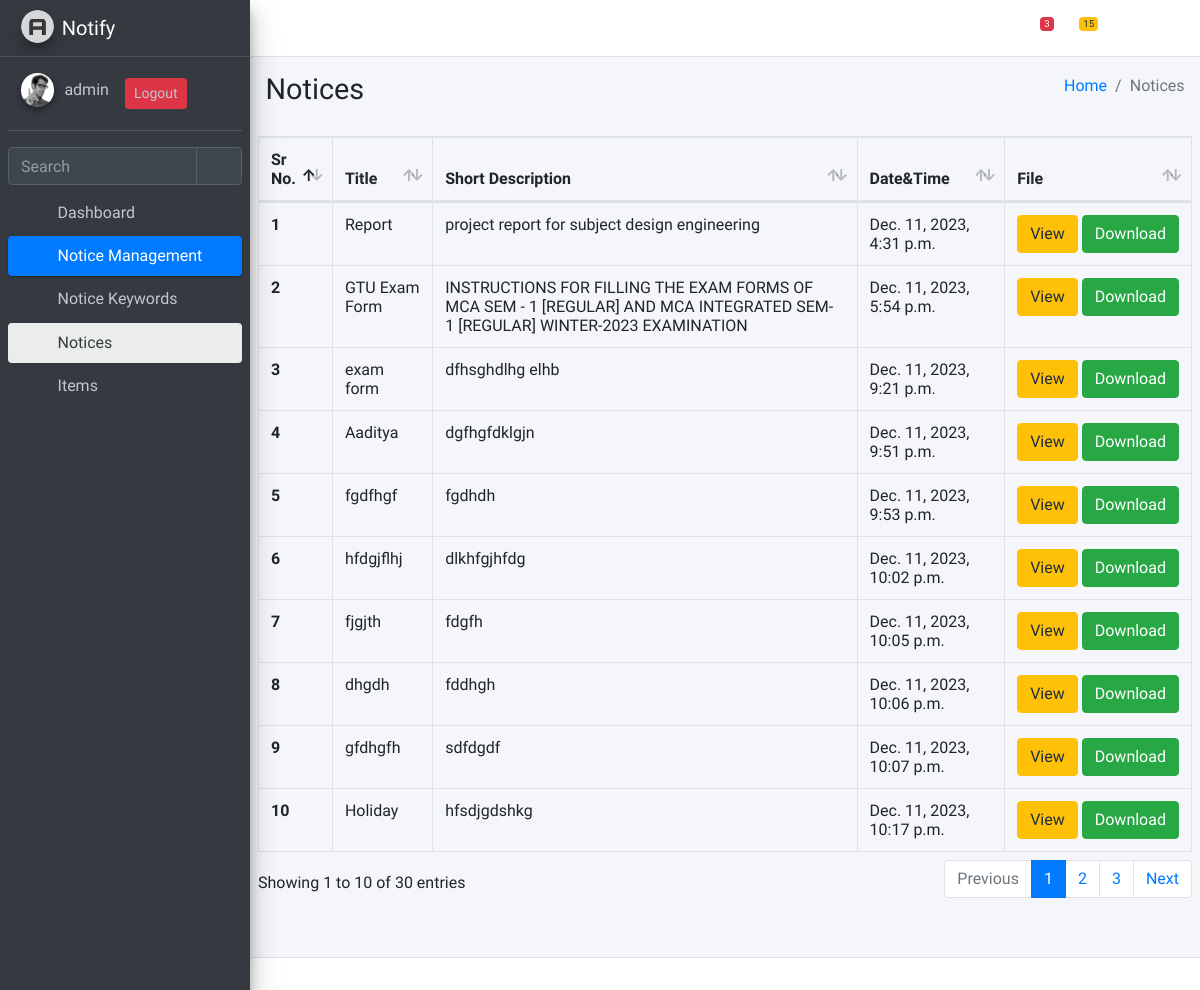
The app's page /list-notices (signed in) with its own data.
### home/models.py (models this page shows, shortened)
class Notice(models.Model):
    title = models.CharField(max_length=50)
    short_description = models.TextField(default='', blank=True, max_length=255)
    datetime = models.DateTimeField(default=datetime.datetime.now)
    file = models.FileField(upload_to='static')
    keywords = models.ManyToManyField(NoticeKeyword, verbose_name='Notice Keywords')

### home/views.py (the view)
# urls.py: path('list-notices', list_notices, name='list_notices'),
@login_required(login_url='/login/')
def list_notices(request):
    login_status = True
    if request.user.is_anonymous:
        login_status = False
    context = {
        'notices': Notice.objects.all(),
        'loginStatus': login_status,
        'user': request.user
    }
    return render(request, 'index.html', context)

### home/templatetags/template_tags_filters.py (called while the page is built)
@register.simple_tag
def get_menu_active_status(request, *keys):
    resolver_match = request.resolver_match
    view_name = resolver_match.view_name
    view_names_list = []
    for key in keys:
        view_names_list += VIEW_NAMES[key]
    if view_name in view_names_list:
        return 'active'
    return ''

### home/templates/index.html (shortened to what this page needs)
{% extends "base.html" %} {% load static %} {% block css %}
<link
  rel="stylesheet"
  href="{% static 'plugins/datatables-bs4/css/dataTables.bootstrap4.min.css' %}"
/>
<link
  rel="stylesheet"
  href="{% static 'plugins/datatables-responsive/css/responsive.bootstrap4.min.css' %}"
/>
<link
  rel="stylesheet"
  href="{% static 'plugins/datatables-buttons/css/buttons.bootstrap4.min.css' %}"
/>
{% endblock css %} {%block header%}
<div class="content-header">
  <div class="container-fluid">
    <div class="row mb-2">
      <div class="col-sm-6">
        <h1 class="m-0">Notices</h1>
      </div>
      <div class="col-sm-6">
        <ol class="breadcrumb float-sm-right">
          <li class="breadcrumb-item"><a href="#">Home</a></li>
          <li class="breadcrumb-item active">Notices</li>
        </ol>
      </div>
    </div>
  </div>
</div>
{%endblock header%} {% block content %}
<div class="content">
  <table id="noticeTable" class="table table-bordered table-hover">
    <thead>
      <tr>
        <th>Sr No.</th>
        <th>Title</th>
        <th>Short Description</th>
        <th>Date&Time</th>
        <th>File</th>
      </tr>
    </thead>
    <tbody>
      {% for notice in notices %}
      <tr>
        <th>{{forloop.counter}}</th>
        <td>{{notice.title}}</td>
        <td>{{notice.short_description}}</td>
        <td>{{notice.datetime}}</td>
        <td>
          <div style="display: flex; justify-content: center">
            <a class="btn rounded-4 btn-warning mr-1" id="viewbtn" href="{{notice.file}}"
              >View</a
            >
            <a
              class="btn btn-success rounded-4"
              href="{{notice.file}}"
              download
            >
              Download
            </a>
          </div>
        </td>
      </tr>
      {% endfor %}
    </tbody>
  </table>
</div>
{% endblock content %}

### notify/templates/base.html (shortened to what this page needs)
{% load static %}
{% load template_tags_filters %}
<html lang="en" style="height: auto;">
<head>
    <link rel="stylesheet" href="{%static 'plugins/fontawesome-free/css/all.min.css'%}">
    <link rel="stylesheet" href="{%static 'css/adminlte.min.css'%}">
    {%block css%}
    {%endblock css%}
</head>
<body class="sidebar-mini" style="height: auto;">
<div class="wrapper">
    <nav class="main-header navbar navbar-expand navbar-white navbar-light">
        <ul class="navbar-nav">
            <li class="nav-item">
                <a class="nav-link" data-widget="pushmenu" href="#" role="button"><i class="fas fa-bars"></i></a>
            </li>
        </ul>
        <ul class="navbar-nav ml-auto">
            <li class="nav-item dropdown">
                <a class="nav-link" data-toggle="dropdown" href="#">
                    <i class="far fa-comments"></i>
                    <span class="badge badge-danger navbar-badge">3</span>
                </a>
            </li>
            <li class="nav-item dropdown">
                <a class="nav-link" data-toggle="dropdown" href="#">
                    <span class="badge badge-warning navbar-badge">15</span>
                </a>
            </li>
            <li class="nav-item">
                <a class="nav-link" data-widget="fullscreen" href="#" role="button">
                    <i class="fas fa-expand-arrows-alt"></i>
                </a>
            </li>
            <li class="nav-item">
                <a class="nav-link" data-widget="control-sidebar" data-slide="true" href="#" role="button">
                    <i class="fas fa-th-large"></i>
                </a>
            </li>
        </ul>
    </nav>
    <aside class="main-sidebar sidebar-dark-primary elevation-4">
        <a href="index3.html" class="brand-link">
            <img src="{%static 'img/AdminLTELogo.png'%}" alt="AdminLTE Logo" class="brand-image img-circle elevation-3"
                 style="opacity: .8">
            <span class="brand-text font-weight-light">Notify</span>
        </a>
        <div class="sidebar">
            <div class="user-panel mt-3 pb-3 mb-3 d-flex">
                <div class="image">
                    <img src="{% static 'img/user2-160x160.jpg' %}" class="img-circle elevation-2" alt="User Image">
                </div>
                <div class="info d-flex">
                    <a href="#" class="d-block">{{request.user}}</a>
                    <a href="{% url 'logout' %}" class="btn btn-danger btn-sm ml-3">Logout</a>
                </div>
            </div>
            <div class="form-inline">
                <div class="input-group" data-widget="sidebar-search">
                    <input class="form-control form-control-sidebar" type="search" placeholder="Search"
                           aria-label="Search">
                    <div class="input-group-append">
                        <button class="btn btn-sidebar">
                            <i class="fas fa-search fa-fw"></i>
                        </button>
                    </div>
                </div>
            </div>
            <nav class="mt-2">
                <ul class="nav nav-pills nav-sidebar flex-column" data-widget="treeview" role="menu"
                    data-accordion="false">
                    <li class="nav-item">
                        <a href="{% url 'dashboard' %}" class="nav-link {% get_menu_active_status request 4 %}">
                            <i class="nav-icon fas fa-home"></i>
                            <p>
                                Dashboard
                            </p>
                        </a>
                    </li>
                    <li class="nav-item menu-is-opening menu-open">
                        <a href="#" class="nav-link {% get_menu_active_status request 1 2 %}">
                            <i class="nav-icon fas fa-tachometer-alt"></i>
                            <p>
                                Notice Management
                                <i class="right fas fa-angle-left"></i>
                            </p>
                        </a>
                        <ul class="nav nav-treeview" style="display: block;">
                            <li class="nav-item">
                                <a href="{% url 'view_keywords' %}" class="nav-link {% get_menu_active_status request 1 %}">
                                    <i class="far fa-circle nav-icon"></i>
                                    <p>Notice Keywords</p>
                                </a>
                            </li>
                            <li class="nav-item">
                                <a href="{% url 'list_notices' %}" class="nav-link {% get_menu_active_status request 2 %}">
                                    <i class="far fa-circle nav-icon"></i>
                                    <p>Notices</p>
                                </a>
                            </li>
                        </ul>
                    </li>
                    <li class="nav-item">
                        <a href="{% url 'add_items' %}" class="nav-link {% get_menu_active_status request 3 %}">
                            <i class="nav-icon fas fa-th"></i>
                            <p>
                                Items
                            </p>
                        </a>
                    </li>
                </ul>
            </nav>
        </div>
    </aside>
    <div class="content-wrapper" style="min-height: 377.4px;">
        {%block header%}
        {%endblock header%}
        {%block content%}
        {%endblock content%}
    </div>
    <footer class="main-footer">
    </footer>
</div>
</body>
</html>

### records on screen
Notice: title "Report", short_description "project report for subject design engineering", datetime "Dec. 11, 2023, 4:31 p.m."
Notice: title "GTU Exam Form", short_description "INSTRUCTIONS FOR FILLING THE EXAM FORMS OF MCA SEM - 1 [REGULAR] AND MCA INTEGRATED SEM- 1 [REGULAR] WINTER-2023 EXAMINATION", datetime "Dec. 11, 2023, 5:54 p.m."
Notice: title "exam form", short_description "dfhsghdlhg elhb", datetime "Dec. 11, 2023, 9:21 p.m."
Notice: title "Aaditya", short_description "dgfhgfdklgjn", datetime "Dec. 11, 2023, 9:51 p.m."
Notice: title "fgdfhgf", short_description "fgdhdh", datetime "Dec. 11, 2023, 9:53 p.m."
Notice: title "hfdgjflhj", short_description "dlkhfgjhfdg", datetime "Dec. 11, 2023, 10:02 p.m."
Notice: title "fjgjth", short_description "fdgfh", datetime "Dec. 11, 2023, 10:05 p.m."
Notice: title "dhgdh", short_description "fddhgh", datetime "Dec. 11, 2023, 10:06 p.m."
Notice: title "gfdhgfh", short_description "sdfdgdf", datetime "Dec. 11, 2023, 10:07 p.m."
Notice: title "Holiday", short_description "hfsdjgdshkg", datetime "Dec. 11, 2023, 10:17 p.m."

### other values on screen
{{ request.user }} "admin"
